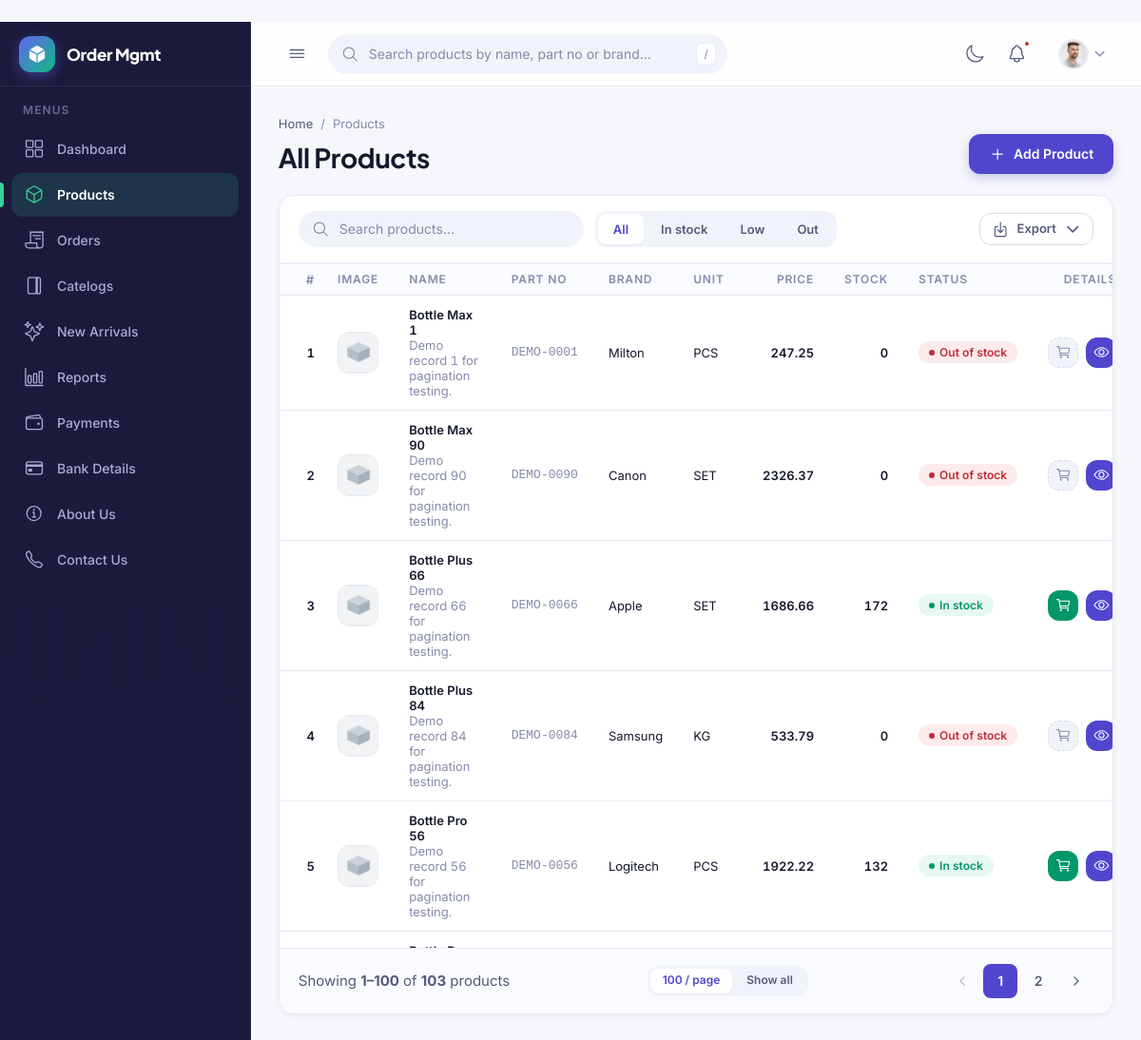
The app's page /products/products (signed in) with its own data.
### products/models.py (models this page shows, shortened)
class Product(models.Model):
    objects = ProductQuerySet.as_manager()
    class TaxType(models.TextChoices):
        INCLUSIVE = "inclusive", "Price includes GST"
        EXCLUSIVE = "exclusive", "Price excludes GST"
    GST_CHOICES = [
        (Decimal("0.00"), "0%"),
        (Decimal("1.00"), "1%"),
        (Decimal("2.00"), "2%"),
        (Decimal("3.00"), "3%"),
        (Decimal("5.00"), "5%"),
        (Decimal("12.00"), "12%"),
        (Decimal("18.00"), "18%"),
        (Decimal("28.00"), "28%"),
        (Decimal("40.00"), "40%"),
    ]
    name = models.CharField(max_length=200)
    partno = models.CharField("Part number", max_length=60, unique=True)
    brand = models.ForeignKey(Brand, on_delete=models.PROTECT, related_name="products")
    unit = models.ForeignKey(Unit, on_delete=models.PROTECT, related_name="products")
    hsn = models.CharField("HSN code", max_length=8)
    gst = models.DecimalField(
        "GST %", max_digits=5, decimal_places=2, choices=GST_CHOICES, default=Decimal("18.00")
    )
    price = models.DecimalField(max_digits=12, decimal_places=2)
    price_tax_type = models.CharField(
        "Price is",
        max_length=9,
        choices=TaxType.choices,
        default=TaxType.EXCLUSIVE,
        help_text="Whether the price above already has GST in it.",
    )
    stock = models.PositiveIntegerField(default=0)
    barcode = models.CharField(max_length=64, unique=True, null=True, blank=True)
    alias = models.CharField(max_length=120, blank=True)
    category = models.CharField(max_length=60, blank=True)
    retail_price = models.DecimalField(max_digits=12, decimal_places=2, default=Decimal("0.00"))
    wholesale_price = models.DecimalField(max_digits=12, decimal_places=2, default=Decimal("0.00"))
    tally_guid = models.CharField(max_length=120, blank=True)
    is_active = models.BooleanField(default=True)
    desc = models.TextField("Description", blank=True)
    image_front = models.ImageField("Front image", upload_to="products/", blank=True)
    image_back = models.ImageField("Back image", upload_to="products/", blank=True)
    image_left = models.ImageField("Left image", upload_to="products/", blank=True)
    image_right = models.ImageField("Right image", upload_to="products/", blank=True)
    created_at = models.DateTimeField(auto_now_add=True)
    updated_at = models.DateTimeField(auto_now=True)
    class Meta:
        ordering = ["name"]
    LOW_STOCK_AT = 5
    @property
    def stock_status(self):
        if self.stock == 0:
            return "out"
        if self.stock <= self.LOW_STOCK_AT:
            return "low"
        return "instock"
    @property
    def stock_label(self):
        return {"out": "Out of stock", "low": "Low stock", "instock": "In stock"}[self.stock_status]
    @property
    def stock_badge(self):
        return {"out": "danger", "low": "warning", "instock": "success"}[self.stock_status]
    @staticmethod
    def _url(field):
        return field.url if field else static(DEFAULT_IMAGE)
    @property
    def front_url(self):
        return self._url(self.image_front)

class Brand(models.Model):
    name = models.CharField(max_length=120, unique=True)
    created_at = models.DateTimeField(auto_now_add=True)
    updated_at = models.DateTimeField(auto_now=True)
    class Meta:
        ordering = ["name"]
    def __str__(self):
        return self.name

class Unit(models.Model):
    name = models.CharField(max_length=20, unique=True)
    created_at = models.DateTimeField(auto_now_add=True)
    updated_at = models.DateTimeField(auto_now=True)
    class Meta:
        ordering = ["name"]
    def __str__(self):
        return self.name

### products/views.py (the view)
# urls.py: path("products/", include("products.urls")),
def products(request):
    if request.method == "POST":
        form = ProductForm(request.POST, request.FILES)
        if form.is_valid():
            product = form.save()
            messages.success(request, f"{product.name} was added.")
            return redirect("products:products")
        messages.error(request, "Please correct the errors below.")
    else:
        form = ProductForm()
    products = Product.objects.select_related("brand", "unit")
    search = request.GET.get("q", "").strip()
    status = request.GET.get("status", "all")
    products = products.search(search).in_stock_state(status)
    per_page = request.GET.get("per_page", "100")
    show_all = per_page == "all"
    paginator = Paginator(products, products.count() or 1 if show_all else 100)
    page = paginator.get_page(request.GET.get("page"))
    page_range = paginator.get_elided_page_range(page.number, on_each_side=1, on_ends=1)
    params = request.GET.copy()
    params.pop("page", None)
    base = request.GET.copy()
    base.pop("page", None)
    base.pop("per_page", None)
    context = {
        "form": form,
        "page": page,
        "page_range": page_range,
        "products": page.object_list,
        "search": search,
        "status": status,
        "show_all": show_all,
        "querystring": params.urlencode(),
        "base_query": base.urlencode(),
    }
    if is_live(request):
        return render(request, "products/_product_results.html", context)
    return render(request, "products/product.html", context)

### delaer/context_processors.py (called while the page is built)
def roles(request):
    user = getattr(request, "user", None)
    if user is None or not user.is_authenticated:
        return {"user_is_sales": False, "user_is_manager": False, "user_is_dealer": False}
    from myorder.views import is_manager, is_sales
    return {
        "user_is_sales": is_sales(user),
        "user_is_manager": is_manager(user),
        "user_is_dealer": hasattr(user, "dealer_profile"),
    }

### myorder/views.py (called while the page is built)
def is_manager(user):
    return (
        user.is_superuser
        or user.is_staff
        or user.groups.filter(name="Management").exists()
    )

def is_sales(user):
    return (
        user.is_authenticated
        and SalesExecutive.objects.filter(user=user, is_active=True).exists()
    )

### products/models.py (called while the page is built, shortened)
    def search(self, term):
        products = self
        return products

    def in_stock_state(self, status):
        if status == "out":
            return self.filter(stock=0)
        if status == "low":
            return self.filter(stock__gt=0, stock__lte=self.model.LOW_STOCK_AT)
        if status == "instock":
            return self.filter(stock__gt=self.model.LOW_STOCK_AT)
        return self

### products/views.py (called while the page is built)
def is_live(request):
    return request.headers.get("X-Requested-With") == "XMLHttpRequest"

### templates/products/product.html (shortened to what this page needs)
{% extends "mybase.html" %}
{% load static %}
{% block page_path %}Products{% endblock %}
{% block page_title %}All Products{% endblock %}
{% block content %}
<div class="page-head__actions">
        <button class="btn btn--primary" type="button" data-modal-open="addProduct">
        <ion-icon name="add-outline"></ion-icon> Add Product
        </button>
        </div>
        </div>
   <section class="panel" data-live data-live-url="{% url 'products:products' %}">
                    <div class="toolbar">
                        <form class="search" method="get" data-live-form action="{% url 'products:products' %}">
                            <ion-icon name="search-outline"></ion-icon>
                            <input type="search" name="q" value="{{ search }}" autocomplete="off"
                                placeholder="Search products…" aria-label="Search products"
                                aria-controls="productResults">
                        </form>
                        {% include "products/_product_filters.html" %}
                        <details class="export-menu">
                            <summary class="btn btn--ghost btn--sm">
                                <ion-icon name="download-outline"></ion-icon> Export
                                <ion-icon name="chevron-down-outline"></ion-icon>
                            </summary>
                        </details>
                    </div>
                    {% include "products/_product_table.html" %}
                </section>
{% endblock %}

### templates/products/_product_table.html (shortened to what this page needs)
<div id="productResults" data-live-region>
    <div class="table-wrap table-wrap--tall">
        <table class="table table--stack" id="productsTable">
            <thead>
                <tr>
                    <th class="num hide-sm cell-no">#</th>
                    <th class="cell-media">Image</th>
                    <th>Name</th>
                    <th class="hide-sm">Part No</th>
                    <th class="hide-sm">Brand</th>
                    <th class="hide-sm">Unit</th>
                    <th class="num">Price</th>
                    <th class="num">Stock</th>
                    <th>Status</th>
                    <th class="actions">Details</th>
                </tr>
            </thead>
            <tbody>
                {% for p in products %}
                <tr data-status="{{ p.stock_status }}">
                    <td data-label="#" class="num hide-sm muted cell-no">
                        {{ forloop.counter0|add:page.start_index }}
                    </td>
                    <td data-label="Image" class="cell-media">
                        <a href="{% url 'products:detail' p.pk %}">
                            <img class="cell-img" src="{{ p.front_url }}" alt="{{ p.name }}" loading="lazy">
                        </a>
                    </td>
                    <td data-label="Name">
                        <div class="cell-user">
                            <div>
                                <a href="{% url 'products:detail' p.pk %}"><strong>{{ p.name }}</strong></a>
                                <small>{{ p.desc }}</small>
                            </div>
                        </div>
                    </td>
                    <td data-label="Part No" class="hide-sm"><code class="dim">{{ p.partno }}</code></td>
                    <td data-label="Brand" class="hide-sm">{{ p.brand }}</td>
                    <td data-label="Unit" class="hide-sm">{{ p.unit }}</td>
                    <td data-label="Price" class="num">{{ p.price }}</td>
                    <td data-label="Stock" class="num">{{ p.stock }}</td>
                    <td data-label="Status"><span class="badge badge--{{ p.stock_badge }}">{{ p.stock_label }}</span></td>
                    <td data-label="Details" class="actions">
                        <div class="row-actions">
                            {% if p.stock > 0 %}
                            <form method="post" data-add-form
                                  action="{% url 'myorder:add_to_cart' p.pk %}">
                                <button class="icon-btn icon-btn--cart" type="submit"
                                        title="Add to cart" aria-label="Add {{ p.name }} to cart">
                                    <ion-icon name="cart-outline"></ion-icon>
                                </button>
                            </form>
                            {% else %}
                            <button class="icon-btn icon-btn--cart" type="button" disabled
                                    title="Out of stock" aria-label="{{ p.name }} is out of stock">
                                <ion-icon name="cart-outline"></ion-icon>
                            </button>
                            {% endif %}
                            <a class="icon-btn icon-btn--view" href="{% url 'products:detail' p.pk %}"
                               title="View details" aria-label="View {{ p.name }}">
                                <ion-icon name="eye-outline"></ion-icon>
                            </a>
                        </div>
                    </td>
                </tr>
                {% endfor %}
            </tbody>
        </table>
    </div>
    <div class="panel__foot">
        <div class="pagination">
            <span class="muted">
                Showing <strong>{{ page.start_index }}–{{ page.end_index }}</strong>
                of <strong>{{ page.paginator.count }}</strong>
                product{{ page.paginator.count|pluralize }}
            </span>
            <div class="segment segment--sm" role="group" aria-label="Page size">
                <a class="{% if not show_all %}is-active{% endif %}"
                   href="?{% if base_query %}{{ base_query }}{% endif %}">100 / page</a>
                <a class="{% if show_all %}is-active{% endif %}"
                   href="?per_page=all{% if base_query %}&{{ base_query }}{% endif %}">Show all</a>
            </div>
            {% if page.paginator.num_pages > 1 %}
            <div class="pagination__pages">
                {% if page.has_previous %}
                <a href="?page={{ page.previous_page_number }}{% if querystring %}&{{ querystring }}{% endif %}"
                   aria-label="Previous page"><ion-icon name="chevron-back-outline"></ion-icon></a>
                {% else %}
                <button disabled aria-label="Previous page"><ion-icon name="chevron-back-outline"></ion-icon></button>
                {% endif %}
                {% for num in page_range %}
                    {% if num == page.paginator.ELLIPSIS %}
                    <button disabled>{{ num }}</button>
                    {% elif num == page.number %}
                    <button class="is-active" aria-current="page">{{ num }}</button>
                    {% else %}
                    <a href="?page={{ num }}{% if querystring %}&{{ querystring }}{% endif %}">{{ num }}</a>
                    {% endif %}
                {% endfor %}
                {% if page.has_next %}
                <a href="?page={{ page.next_page_number }}{% if querystring %}&{{ querystring }}{% endif %}"
                   aria-label="Next page"><ion-icon name="chevron-forward-outline"></ion-icon></a>
                {% else %}
                <button disabled aria-label="Next page"><ion-icon name="chevron-forward-outline"></ion-icon></button>
                {% endif %}
            </div>
            {% endif %}
        </div>
    </div>
</div>

### records on screen
Product: name "Bottle Max 1", desc "Demo record 1 for pagination testing.", partno "DEMO-0001", brand "Milton", unit "PCS", price "247.25", stock "0", stock_label "Out of stock"
Product: name "Bottle Max 90", desc "Demo record 90 for pagination testing.", partno "DEMO-0090", brand "Canon", unit "SET", price "2326.37", stock "0", stock_label "Out of stock"
Product: name "Bottle Plus 66", desc "Demo record 66 for pagination testing.", partno "DEMO-0066", brand "Apple", unit "SET", price "1686.66", stock "172", stock_label "In stock"
Product: name "Bottle Plus 84", desc "Demo record 84 for pagination testing.", partno "DEMO-0084", brand "Samsung", unit "KG", price "533.79", stock "0", stock_label "Out of stock"
Product: name "Bottle Pro 56", desc "Demo record 56 for pagination testing.", partno "DEMO-0056", brand "Logitech", unit "PCS", price "1922.22", stock "132", stock_label "In stock"

### other values on screen
{{ page.start_index }} "1"
{{ page.end_index }} "100"
{{ page.paginator.count }} "103"
{{ num }} "1"
{{ num }} "2"
